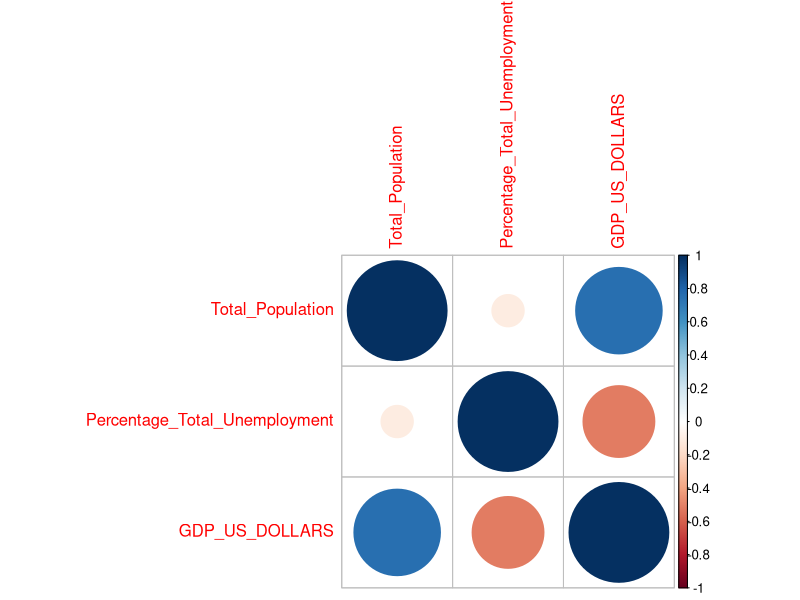
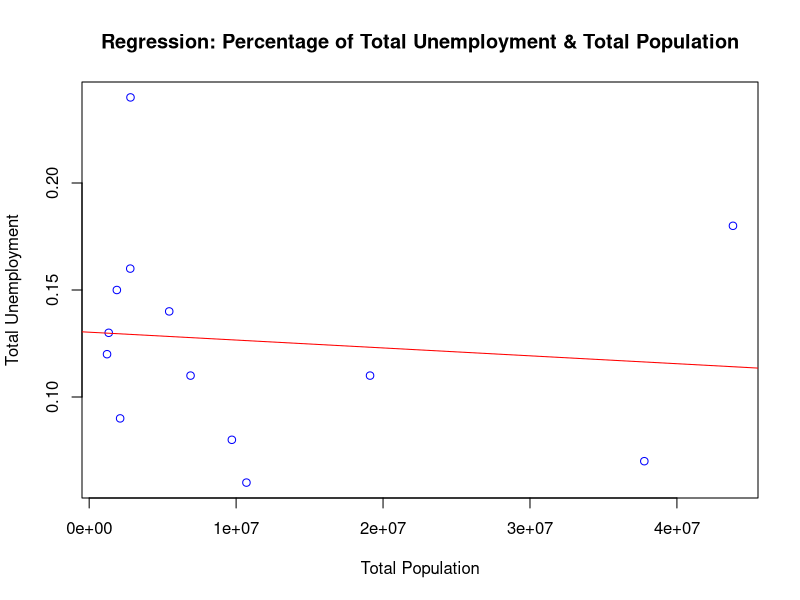
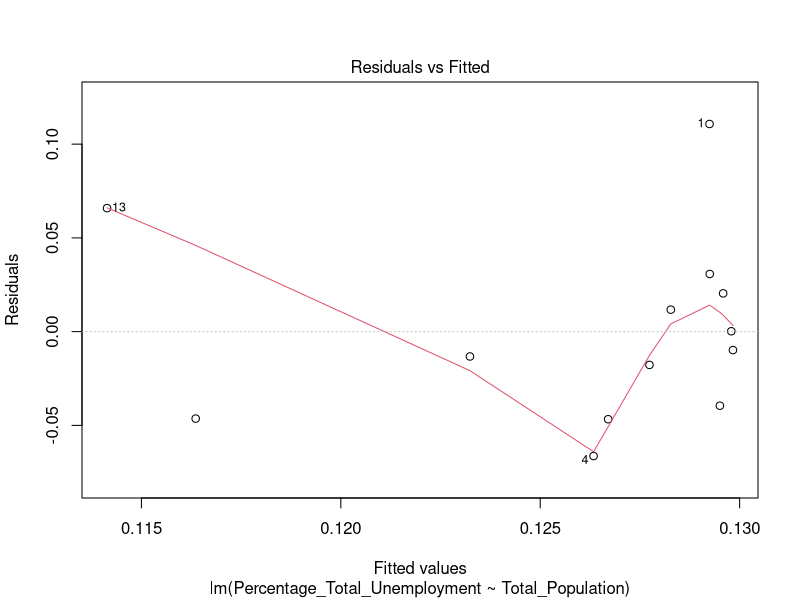
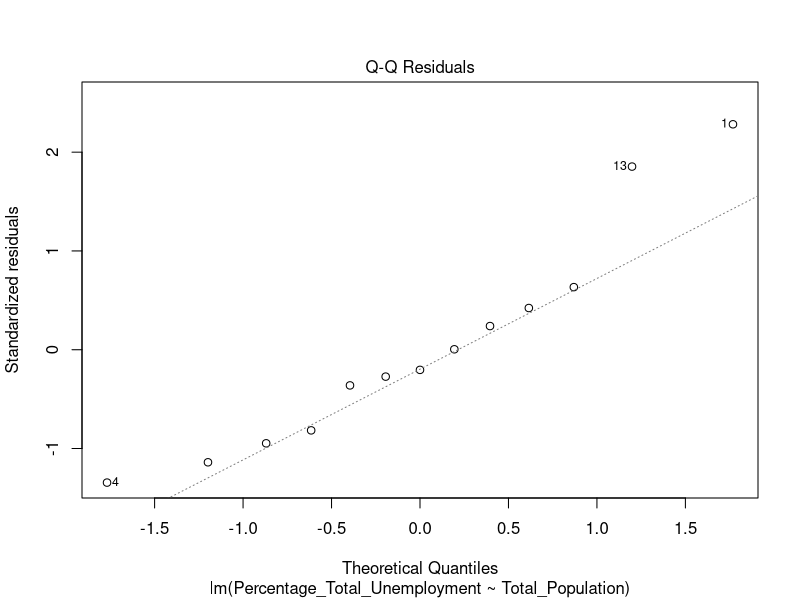
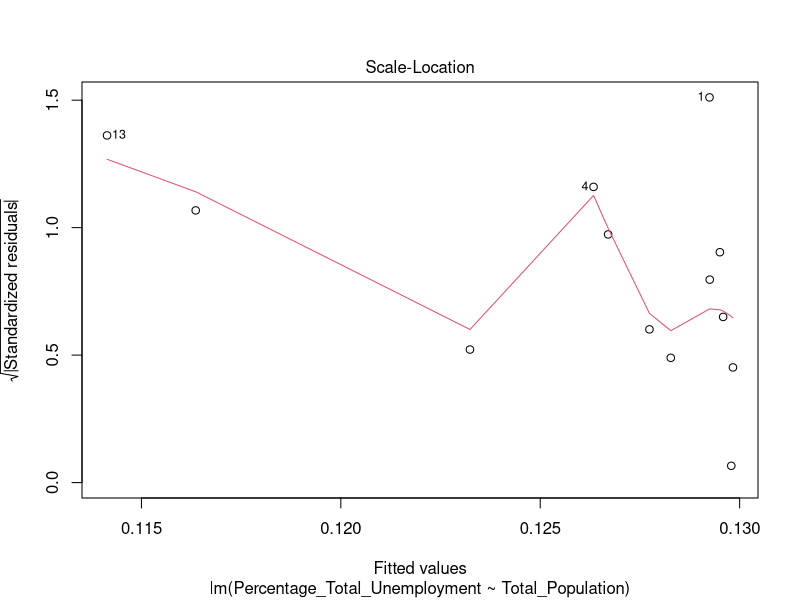
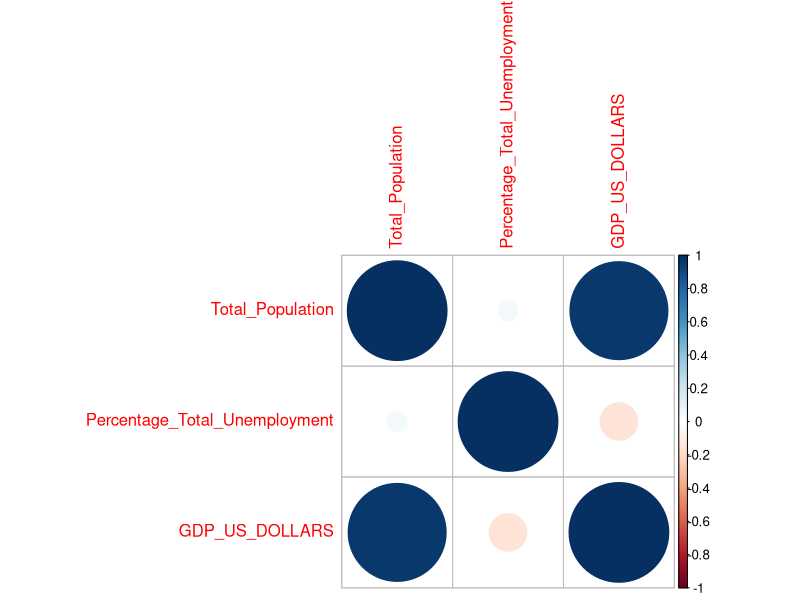
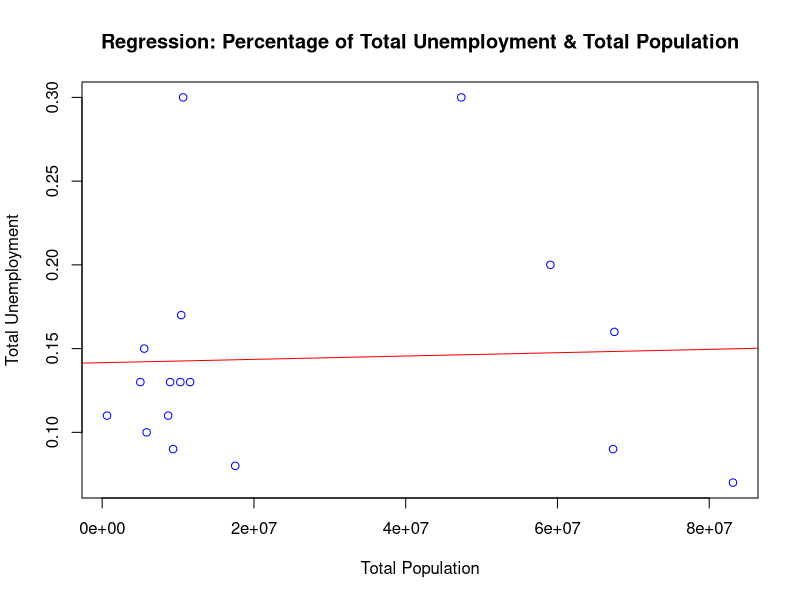
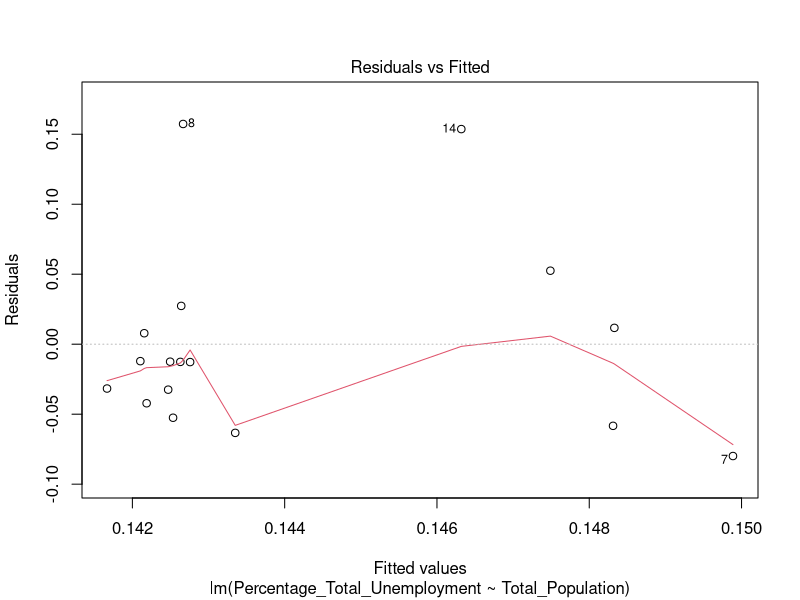

Reproduce these figures in R, in order.
#Install packages

install.packages("car")
install.packages("corrplot")
install.packages("caret")
library(car)
library(corrplot)
library(caret)

New_EU <- read.csv(file = 'New_EU_countries.csv')
head(as.data.frame(New_EU))
str(New_EU)

#Define the obj of the regression analysis. 
New_EU_reduced <- New_EU[ ,c('Total_Population', 'Percentage_Total_Unemployment',
                           'GDP_US_DOLLARS')] 
cor(New_EU_reduced)
corrplot(cor(New_EU_reduced))

#Step 3 perform the linear regression analysis. 
?Im

#To write Y= Percentage_Total_Unemployment, X= Total_Population
model_1 <-lm(Percentage_Total_Unemployment ~ Total_Population, New_EU_reduced)
summary.lm(model_1)

#To visualize the fitted regression line first, we should draw the scatter plot

plot(Percentage_Total_Unemployment ~ Total_Population, New_EU_reduced,
     col = "blue",
     main = "Regression: Percentage of Total Unemployment & Total Population",
     xlab = "Total Population",
     ylab = "Total Unemployment")

#Then, adding the regression line to the plot:

abline(model_1, col="red")
plot(model_1, 1)
#Normality of residuals:
plot(model_1, 2)
#Equal variances of the residuals (Homoscedasticity)
plot(model_1, 3)


#OLD EU

Old_EU <- read.csv(file = 'Old_EU_countries.csv')
head(as.data.frame(Old_EU))
str(Old_EU)

#Define the obj of the regression analysis. 
Old_EU_reduced <- Old_EU[ ,c('Total_Population', 'Percentage_Total_Unemployment',
                             'GDP_US_DOLLARS')] 
cor(Old_EU_reduced)
corrplot(cor(Old_EU_reduced))

#Step 3 perform the linear regression analysis. 
?Im

#To write Y= Percentage_Total_Unemployment, X= Total_Population
model_2 <-lm(Percentage_Total_Unemployment ~ Total_Population, Old_EU_reduced)
summary.lm(model_2)

#To visualise the fitted regression line first, we should draw the scatter plot

plot(Percentage_Total_Unemployment ~ Total_Population, Old_EU_reduced,
     col = "blue",
     main = "Regression: Percentage of Total Unemployment & Total Population",
     xlab = "Total Population",
     ylab = "Total Unemployment")
#Then, adding the regression line to the plot:

abline(model_2, col="red")
plot(model_2, 1)
#Normality of residuals:
plot(model_2, 2)
#Equal variances of the residuals (Homoscedasticity)
plot(model_2, 3)

